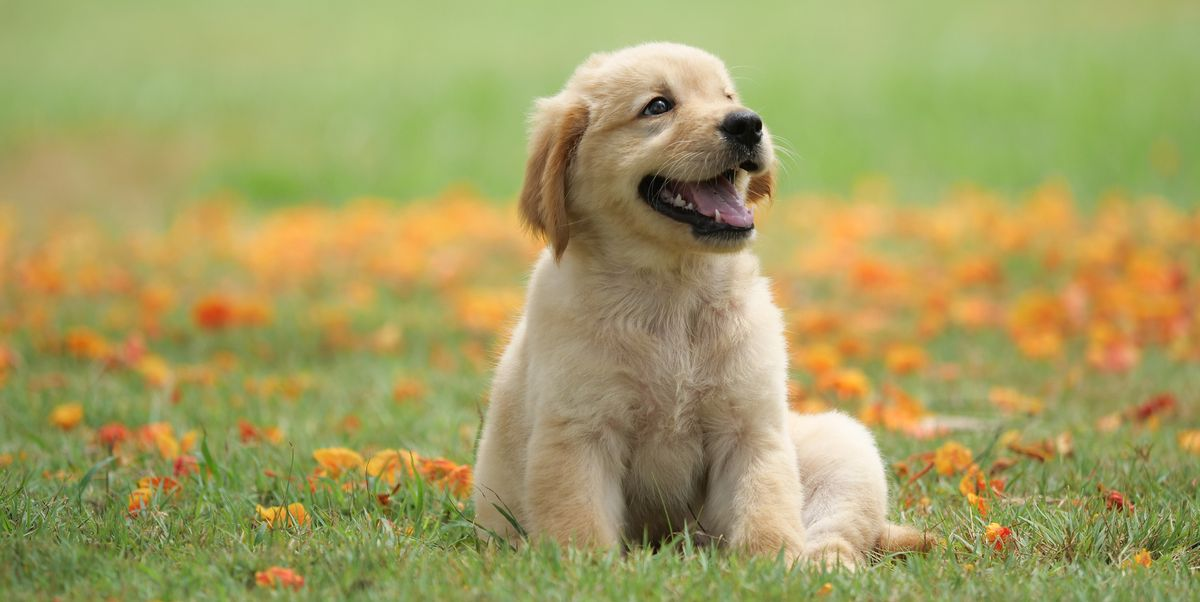
#> input picture data/dog.jpg, 1200 x 602 px
$ jupyter execute 'Understanding Images.ipynb'   (shell and % lines are left out)
#> lines starting #> are read from the running program, lines starting #| are printed output that depends on the picture; after the words box and inside, x2 and y2 are one past the last pixel; in counts of white or black regions, pixels touching at a corner belong together
[cell 1]
import numpy as np #numerical python

[cell 2]
#import PIL #python image library
import matplotlib
import cv2

[cell 3]
from PIL import Image

[cell 4]
#Reading image using PIL
img = Image.open('./data/dog.jpg')
#> img is the input picture: PIL image 1200x602 RGB; mean R, G, B 163.9, 158.6, 97.6

[cell 5]
img

[cell 6]
import matplotlib.image

[cell 7]
#loading image using matplotlib
img_mat = matplotlib.image.imread("./data/dog.jpg")
img_mat

[cell 8]
img_cv = cv2.imread('./data/dog.jpg')
img_cv

### An image can be described in terms of vector graphics or raster graphics
### An image stored in raster form is simetimes called a bitmap

[cell 9]
img_cv.shape
#> Out = (602, 1200, 3)

[cell 10]
import matplotlib.pyplot as plt

[cell 11]
plt.imshow(img_cv)

[cell 12]
#BGR -> opencv
#Rgb -> matplotlib
#rendering matplotlib array
plt.imshow(img_mat)

[cell 13]
img_mat.shape
#> Out = (602, 1200, 3)

[cell 14]
r = img_mat[:,:,0] # red array
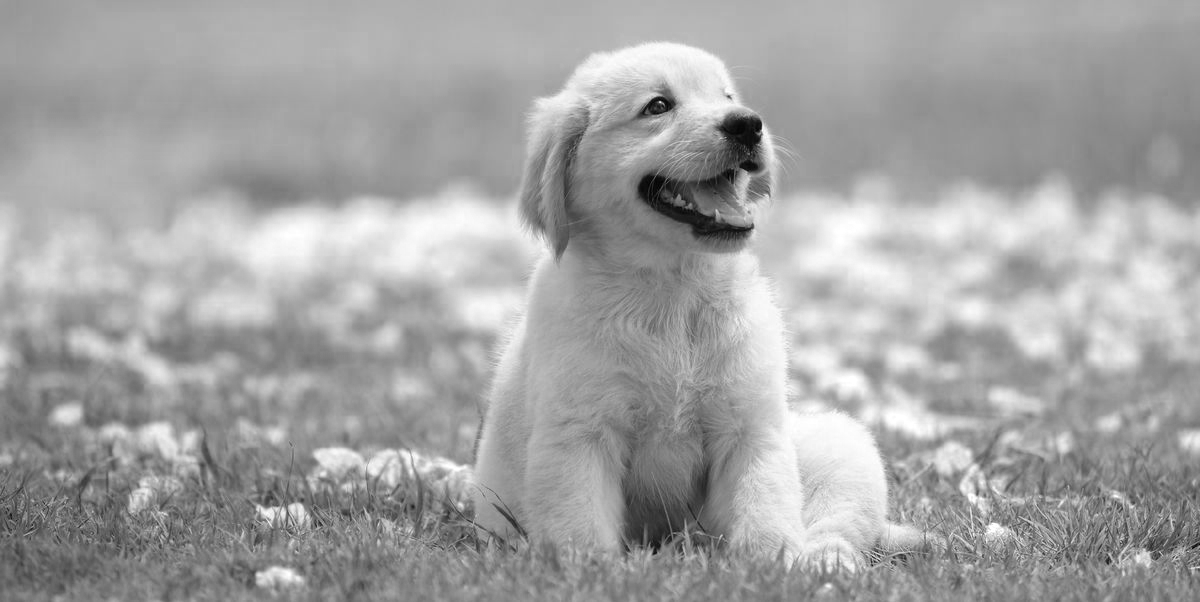
#> r: shape (602, 1200); min 0, max 255, mean 163.9
g = img_mat[:,:,1] # green array
b = img_mat[:,:,2] # blue array
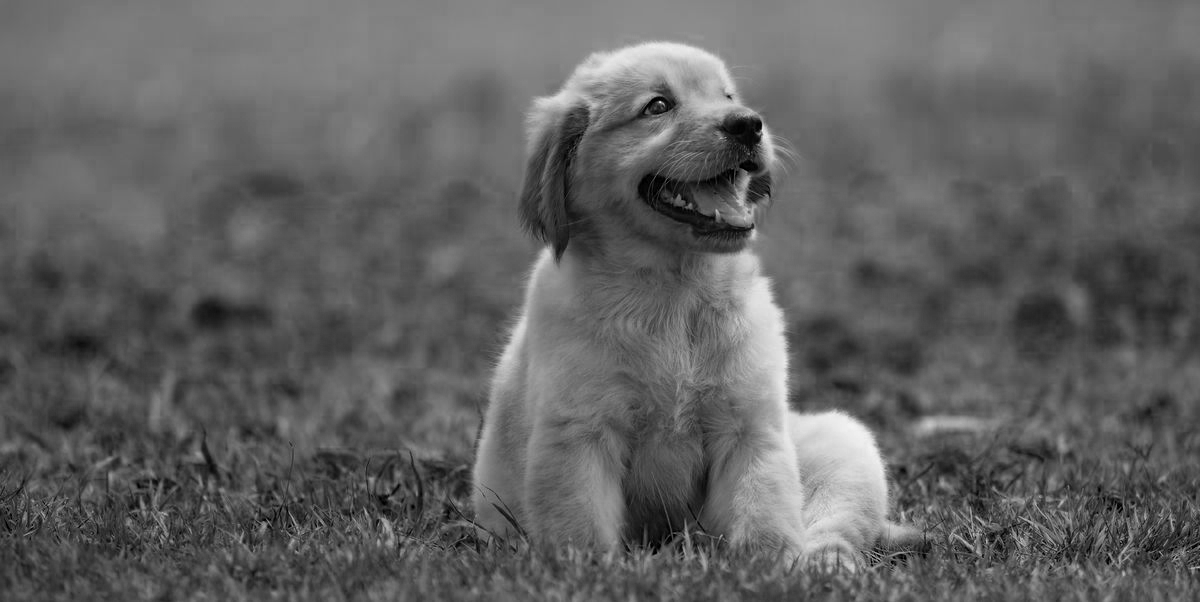
#> b: shape (602, 1200); min 0, max 244, mean 97.6

[cell 15]
r.shape
#> Out = (602, 1200)

[cell 16]
r

[cell 17]
plt.imshow(r)

[cell 18]
plt.imshow(r, cmap='gray')

[cell 19]
plt.figure(figsize=(10,6))
plt.subplot(1,3,1)
plt.title('Red Region')
plt.imshow(r, cmap="gray")
plt.subplot(1,3,2)
plt.title('Green Region')
plt.imshow(r, cmap="gray")
plt.subplot(1,3,3)
plt.title('Blue Region')
plt.imshow(r, cmap="gray")
plt.show()

### GrayScale = 0.3 * Red Array + 0.59* Green Array + 0.11 * Blue Array

[cell 20]
# gray scale : 2d
gray_MAT = cv2.cvtColor(img_mat, cv2.COLOR_RGB2GRAY)

[cell 21]
# gray scale : 2d
gray_CV = cv2.cvtColor(img_mat, cv2.COLOR_BGR2GRAY)
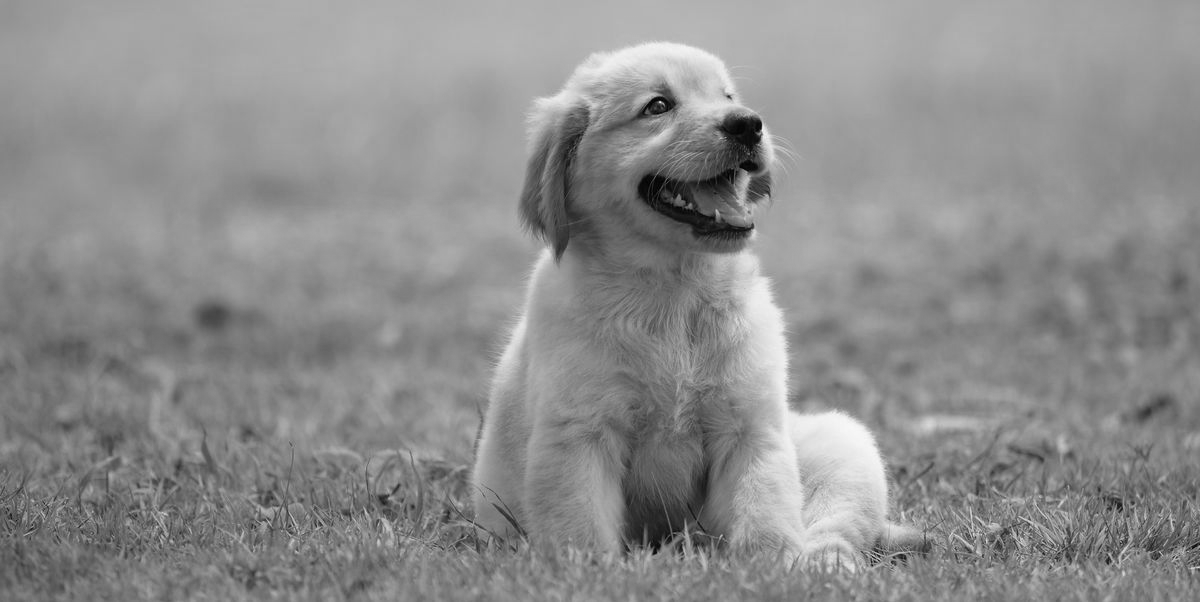
#> gray_CV: shape (602, 1200); min 0, max 248, mean 141

[cell 22]
gray_MAT.shape, gray_CV.shape
#> Out = ((602, 1200), (602, 1200))

[cell 23]
plt.imshow(gray_MAT, cmap="gray")

[cell 24]
gray_CV

# Values Or Pixels

[cell 25]
# 10 x 10
arr = np.arange(0,100,1)
print(arr)

[cell 26]
arr.shape

[cell 27]
# reshape
arr1 = arr.reshape((10,10))
arr1

[cell 28]
# m*n = len(arr)
arr1.shape

[cell 29]
plt.imshow(arr1, cmap="gray")

[cell 30]
# display random numbers (10x10)
arr2 = np.random.randint(0,150,(10,10))
arr2

[cell 31]
plt.imshow(arr2, cmap="gray")

[cell 32]
img = cv2.imread('data/dog.jpg')
img.shape
#> Out = (602, 1200, 3)

[cell 33]
gray = cv2.cvtColor(img, cv2.COLOR_BGR2GRAY)

[cell 34]
gray

[cell 35]
gray.shape

[cell 36]
plt.imshow(gray, cmap='gray')

[cell 37]
slice = gray[0:10, 0:10]

[cell 38]
plt.imshow(slice, cmap="gray")
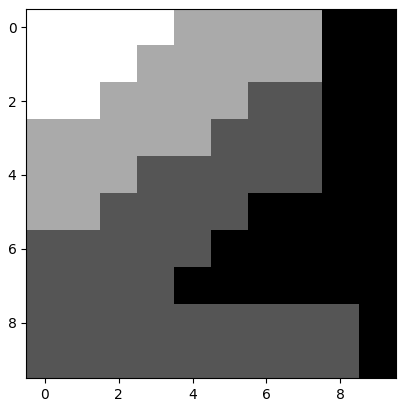
#> figure drawn by matplotlib, 1 panel

[cell 39]
#shrink (w = 602, h = 1200)
img_re = cv2.resize(gray,(600,301), cv2.INTER_AREA)
img_re.shape

[cell 40]
plt.imshow(img_re)

[cell 41]
# enlarge( w = 2000, h = 1200)
img_en = cv2.resize(gray,(2000,1200), cv2.INTER_CUBIC)
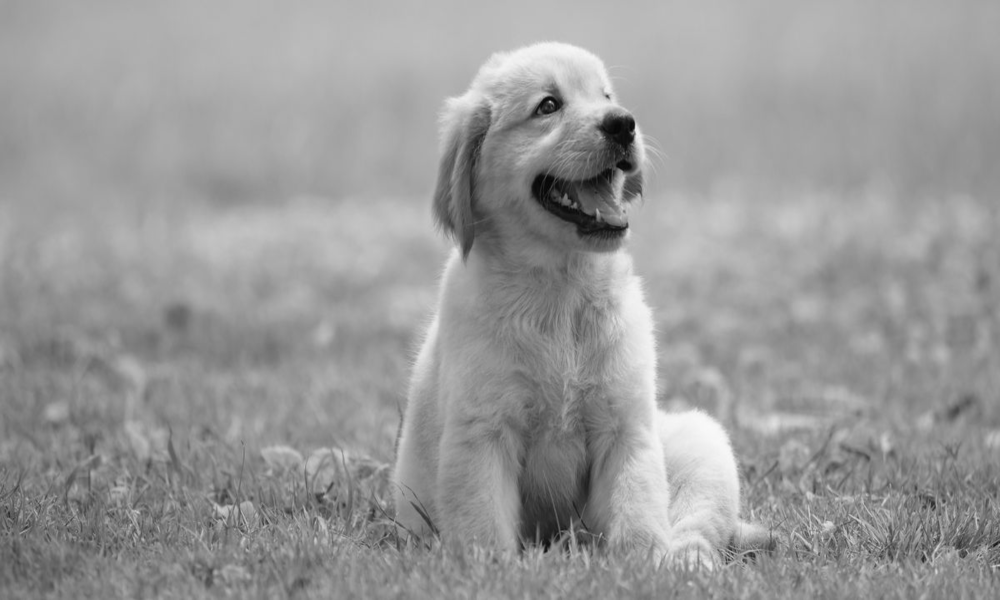
#> img_en: shape (1200, 2000) (shown at 1/2 size); min 1, max 250, mean 153.1
img_en.shape

[cell 42]
plt.imshow(img_en)

## Detecting Face of human
1. Read Image
2. convert into gray scale
3. apply haar cascade classifier

[cell 43]
img  = cv2.imread('./data/fb.jpg')
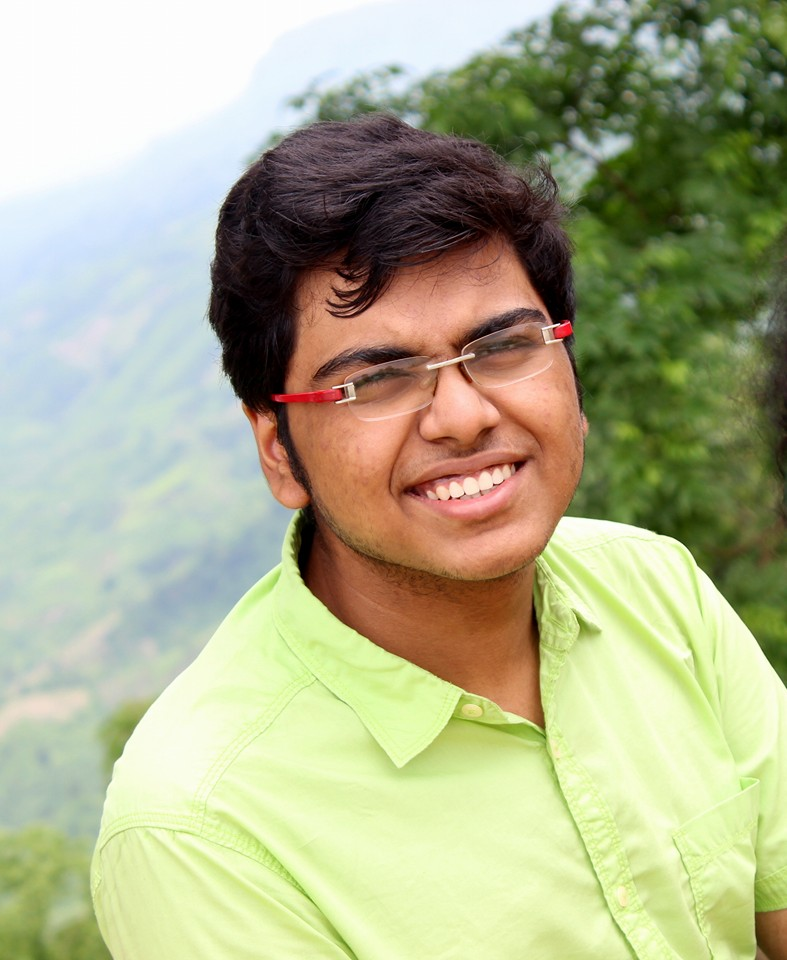
#> input picture data/fb.jpg, 787 x 960 px
#> img is the input picture: shape (960, 787, 3); mean B, G, R 141.8, 176.3, 174.2
# convert into gray scale
gray = cv2.cvtColor(img, cv2.COLOR_BGR2GRAY)
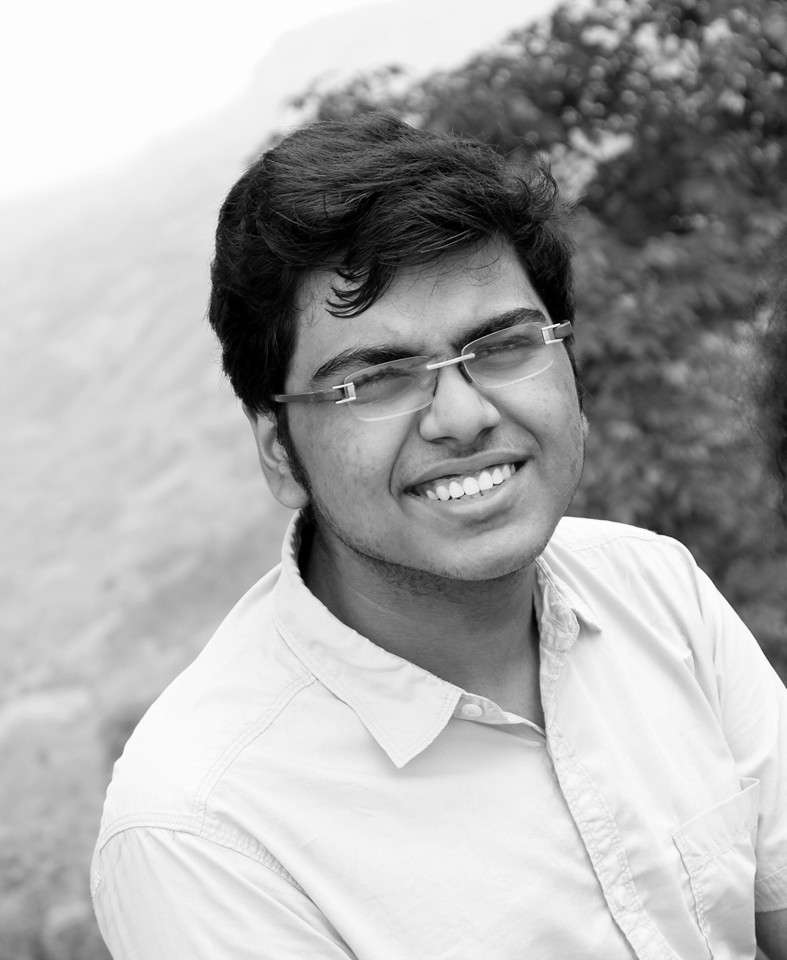
#> gray: shape (960, 787); min 0, max 255, mean 171.7
# apply haar cascade
#haar = cv2.CascadeClassifier('./data/haarcascade_frontalface_default.xml')
haar = cv2.CascadeClassifier(cv2.data.haarcascades + 'haarcascade_frontalface_default.xml')

[cell 44]
haar

[cell 45]
faces = haar.detectMultiScale(gray, 1.3, 5)
#> faces = [[271, 235, 341, 341]]

[cell 46]
print(faces)
#| [[271 235 341 341]]

[cell 47]
plt.imshow(img)

[cell 48]
img = cv2.rectangle(img, (271,235), (271+341, 235+341), (0,255,0),5)
#> img: shape (960, 787, 3); 1.26% of pixels changed, all inside (x1, y1, x2, y2) = (268, 232, 616, 580)
plt.imshow(img)

[cell 49]
# cv2.imshow('object_detect',img)
# cv2.waitKey(0)
# cv2.destroyAllWindows()

[cell 50]
plt.imshow(img[229:590,260:622])
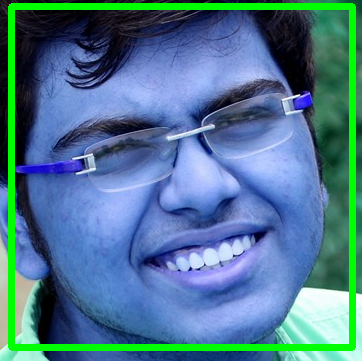
#> shown: shape (361, 362, 3); mean R, G, B 77.2, 121.2, 144.1

[cell 51]
face_crop = img[229:590,260:622]

[cell 52]
cv2.imwrite("./data/male_01.png", face_crop)
#> Out = True
